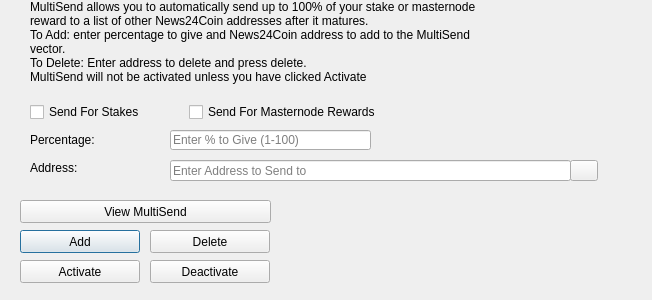
<?xml version="1.0" encoding="UTF-8"?>
<ui version="4.0">
 <class>MultiSendDialog</class>
 <widget class="QDialog" name="MultiSendDialog">
  <property name="windowModality">
   <enum>Qt::NonModal</enum>
  </property>
  <property name="geometry">
   <rect>
    <x>0</x>
    <y>0</y>
    <width>652</width>
    <height>300</height>
   </rect>
  </property>
  <property name="windowTitle">
   <string>MultiSend</string>
  </property>
  <widget class="QLineEdit" name="multiSendPercentEdit">
   <property name="geometry">
    <rect>
     <x>170</x>
     <y>130</y>
     <width>201</width>
     <height>20</height>
    </rect>
   </property>
   <property name="toolTip">
    <string>Enter whole numbers 1 - 100</string>
   </property>
   <property name="placeholderText">
    <string>Enter % to Give (1-100)</string>
   </property>
  </widget>
  <widget class="QLineEdit" name="multiSendAddressEdit">
   <property name="geometry">
    <rect>
     <x>170</x>
     <y>160</y>
     <width>401</width>
     <height>21</height>
    </rect>
   </property>
   <property name="toolTip">
    <string/>
   </property>
   <property name="placeholderText">
    <string>Enter Address to Send to</string>
   </property>
  </widget>
  <widget class="QLabel" name="label_2">
   <property name="geometry">
    <rect>
     <x>30</x>
     <y>0</y>
     <width>451</width>
     <height>121</height>
    </rect>
   </property>
   <property name="lineWidth">
    <number>1</number>
   </property>
   <property name="text">
    <string>MultiSend allows you to automatically send up to 100% of your stake or masternode reward to a list of other News24Coin addresses after it matures.
To Add: enter percentage to give and News24Coin address to add to the MultiSend vector.
To Delete: Enter address to delete and press delete.
MultiSend will not be activated unless you have clicked Activate</string>
   </property>
   <property name="alignment">
    <set>Qt::AlignLeading|Qt::AlignLeft|Qt::AlignTop</set>
   </property>
   <property name="wordWrap">
    <bool>true</bool>
   </property>
  </widget>
  <widget class="QLabel" name="message">
   <property name="geometry">
    <rect>
     <x>290</x>
     <y>200</y>
     <width>351</width>
     <height>91</height>
    </rect>
   </property>
   <property name="text">
    <string/>
   </property>
  </widget>
  <widget class="QPushButton" name="addButton">
   <property name="geometry">
    <rect>
     <x>20</x>
     <y>230</y>
     <width>120</width>
     <height>23</height>
    </rect>
   </property>
   <property name="toolTip">
    <string/>
   </property>
   <property name="statusTip">
    <string>Add to MultiSend Vector</string>
   </property>
   <property name="text">
    <string>Add</string>
   </property>
  </widget>
  <widget class="QPushButton" name="disableButton">
   <property name="geometry">
    <rect>
     <x>150</x>
     <y>260</y>
     <width>120</width>
     <height>23</height>
    </rect>
   </property>
   <property name="statusTip">
    <string>Deactivate MultiSend</string>
   </property>
   <property name="text">
    <string>Deactivate</string>
   </property>
  </widget>
  <widget class="QPushButton" name="addressBookButton">
   <property name="geometry">
    <rect>
     <x>570</x>
     <y>160</y>
     <width>28</width>
     <height>21</height>
    </rect>
   </property>
   <property name="toolTip">
    <string>Choose an address from the address book</string>
   </property>
   <property name="text">
    <string/>
   </property>
   <property name="icon">
    <iconset resource="../nodex.qrc">
     <normaloff>:/icons/address-book</normaloff>:/icons/address-book</iconset>
   </property>
   <property name="shortcut">
    <string>Alt+A</string>
   </property>
   <property name="autoDefault">
    <bool>false</bool>
   </property>
  </widget>
  <widget class="QLabel" name="label">
   <property name="geometry">
    <rect>
     <x>30</x>
     <y>130</y>
     <width>121</width>
     <height>20</height>
    </rect>
   </property>
   <property name="toolTip">
    <string>Percentage of stake to send</string>
   </property>
   <property name="text">
    <string>Percentage:</string>
   </property>
  </widget>
  <widget class="QLabel" name="label_5">
   <property name="geometry">
    <rect>
     <x>30</x>
     <y>160</y>
     <width>111</width>
     <height>16</height>
    </rect>
   </property>
   <property name="toolTip">
    <string>Address to send portion of stake to</string>
   </property>
   <property name="text">
    <string>Address:</string>
   </property>
  </widget>
  <widget class="QPushButton" name="deleteButton">
   <property name="geometry">
    <rect>
     <x>150</x>
     <y>230</y>
     <width>120</width>
     <height>23</height>
    </rect>
   </property>
   <property name="toolTip">
    <string/>
   </property>
   <property name="statusTip">
    <string>Delete Address From MultiSend Vector</string>
   </property>
   <property name="text">
    <string>Delete</string>
   </property>
  </widget>
  <widget class="QPushButton" name="activateButton">
   <property name="geometry">
    <rect>
     <x>20</x>
     <y>260</y>
     <width>120</width>
     <height>23</height>
    </rect>
   </property>
   <property name="statusTip">
    <string>Activate MultiSend</string>
   </property>
   <property name="text">
    <string>Activate</string>
   </property>
  </widget>
  <widget class="QPushButton" name="viewButton">
   <property name="geometry">
    <rect>
     <x>20</x>
     <y>200</y>
     <width>251</width>
     <height>23</height>
    </rect>
   </property>
   <property name="toolTip">
    <string/>
   </property>
   <property name="statusTip">
    <string>View MultiSend Vector</string>
   </property>
   <property name="text">
    <string>View MultiSend</string>
   </property>
  </widget>
  <widget class="QWidget" name="horizontalLayoutWidget">
   <property name="geometry">
    <rect>
     <x>30</x>
     <y>100</y>
     <width>351</width>
     <height>24</height>
    </rect>
   </property>
   <layout class="QHBoxLayout" name="horizontalLayout">
    <item>
     <widget class="QCheckBox" name="multiSendStakeCheckBox">
      <property name="text">
       <string>Send For Stakes</string>
      </property>
     </widget>
    </item>
    <item>
     <widget class="QCheckBox" name="multiSendMasternodeCheckBox">
      <property name="text">
       <string>Send For Masternode Rewards</string>
      </property>
     </widget>
    </item>
   </layout>
  </widget>
 </widget>
 <resources>
  <include location="../nodex.qrc"/>
 </resources>
 <connections/>
</ui>
